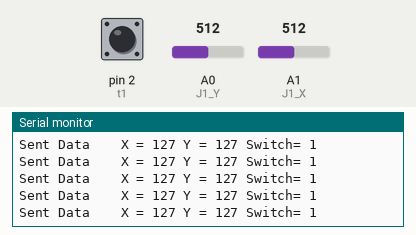
This sketch was run on a simulated Arduino Uno, built with avr-gcc and run on an emulated ATmega328P. On the bench: the last lines printed to the serial monitor. Inputs (shaded band) come from the test bench; at power-on: A0 (J1_Y) = 512, A1 (J1_X) = 512, pin 2 (t1) HIGH. No radio packets arrive unless stated.

Above: at 1.2 s.
1.3 s: A0 (J1_Y) set to 413
At 1.4 s:
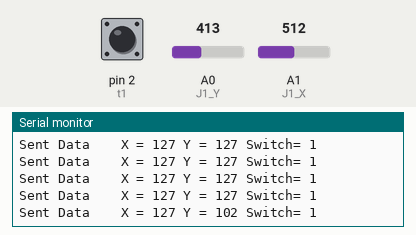
4.3 s: A0 (J1_Y) set to 389
At 4.32 s:
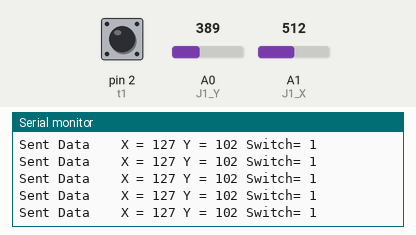
14.8 s: A1 (J1_X) set to 37
At 14.82 s:
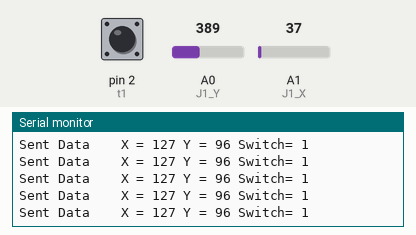
17.8 s: A1 (J1_X) set to 43
At 18.6 s:
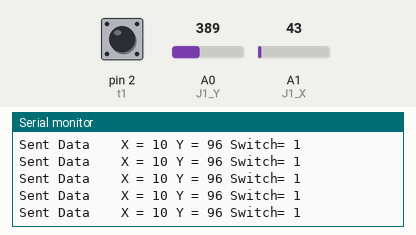
Timing chart, 0 to 20.3 s (numbered marks = the images above; inputs shaded):
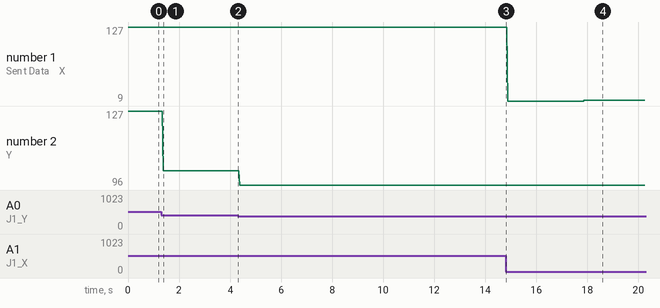

The sketch:

RC_Controller_transmitter.ino
```cpp
///*
//        DIY Arduino based RC Transmitter
//  by Dejan Nedelkovski, www.HowToMechatronics.com
//  Library: TMRh20/RF24, https://github.com/tmrh20/RF24/
//*/
//
#include <SPI.h>
#include <nRF24L01.h>
#include <RF24.h>
#include <Wire.h>


// Define the digital inputs

#define t1 2   // Toggle switch 1
#define J1_X A1 //Joystick 1 X
#define J1_Y A0 //Joystick 1 Y


RF24 radio(4, 3);   // nRF24L01 (CE, CSN)
const byte address[6] = "00001"; // Address

// Max size of this struct is 32 bytes - NRF24L01 buffer limit
struct Data_Package {

      byte j1PotX;
      byte j1PotY;
      byte tSwitch1;

};

Data_Package data; //Create a variable with the above structure

void setup() {

  Serial.begin(9600);


  // Define the radio communication
  radio.begin();
  radio.openWritingPipe(address);
  radio.setAutoAck(false);
  radio.setDataRate(RF24_2MBPS);
  radio.setPALevel(RF24_PA_MIN);

  // Activate the Arduino internal pull-up resistors

  pinMode(t1, INPUT_PULLUP);

  // Set initial default values
  data.j1PotX = 127; // Values from 0 to 255. When Joystick is in resting position, the value is in the middle, or 127. We actually map the pot value from 0 to 1023 to 0 to 255 because that's one BYTE value
  data.j1PotY = 127;

  data.tSwitch1 = 1;

}
void loop() {
  // Read all analog inputs and map them to one Byte value
  data.j1PotX = map(analogRead( J1_X), 0, 1023, 0, 255); // Convert the analog read value from 0 to 1023 into a BYTE value from 0 to 255
  data.j1PotY = map(analogRead(J1_Y), 0, 1023, 0, 255);

  // Read all digital inputs
  data.tSwitch1 = digitalRead(t1);


  // Send the whole data from the structure to the receiver
  bool res = radio.write(&data, sizeof(Data_Package));
  if(res==1)
    Serial.print("Sent Data    ");
    Serial.print("X = ");
    Serial.print(data.j1PotX);

    Serial.print(" Y = ");
    Serial.print(data.j1PotY);

    Serial.print(" Switch= ");
    Serial.println(data.tSwitch1);

}


/*
        DIY Arduino based RC Transmitter
  by Dejan Nedelkovski, www.HowToMechatronics.com
  Library: TMRh20/RF24, https://github.com/tmrh20/RF24/
*/

//#include <SPI.h>
//#include <nRF24L01.h>
//#include <RF24.h>
//#include <Wire.h>
//
//
//// Define the digital inputs
//
//#define t1 2   // Toggle switch 1
//#define J1_X A1 //Joystick 1 X
//#define J1_Y A0 //Joystick 1 Y
//
//
//RF24 radio(4, 3);   // nRF24L01 (CE, CSN)
//const byte address[6] = "1Node";
//
//// Max size of this struct is 32 bytes - NRF24L01 buffer limit
////struct Data_Package {
////  String s;
////};
//String s;
//
////Data_Package data; //Create a variable with the above structure
//
//void setup() {
//
//  Serial.begin(9600);
//
//  // Define the radio communication
//  radio.begin();
//  //  radio.setAutoAck(false);
//  //  radio.setDataRate(RF24_250KBPS);
//  radio.openWritingPipe(address);
//  radio.setPALevel(RF24_PA_MIN);
//  radio.stopListening();
//
//  // Activate the Arduino internal pull-up resistors
//
//  //  pinMode(t1, INPUT_PULLUP);
//  s = "";
//  //  data.s = "";
//
//}
//void loop() {
////    Serial.println("To send");
//  if (Serial.available()) {
//    s = Serial.readString();
//    byte buffer[100];
//    s.toCharArray(buffer, s.length() + 1);
//
//    //    bool res = radio.write(&data, sizeof(Data_Package));
//    bool res = radio.write(buffer, sizeof(s));
//    if (res == 1)
//    {
//      Serial.print("Sent Data    ");
//      Serial.println(s);
//    }
//  }
//
//  //  const char text[] = "Hello World!!";
//  //  bool res = radio.write(&text, sizeof(text));
//  //  if (res == 1)
//  //  {
//  //    Serial.print("Sent Data    ");
//  //    Serial.println(text);
//  //  }
//  delay(100);
//}
```

Measured:
- after the input at 1.3 s, the serial monitor: prints a new line after 0.08 s (image 1)
- after the input at 17.8 s, the serial monitor: prints a new line after 0.08 s (image 4)
- plotted number 1: 127 → 9 after the input at 14.8 s, 9 → 10 after the input at 17.8 s
- plotted number 2: 127 → 102 after the input at 1.3 s, 102 → 96 after the input at 4.3 s
